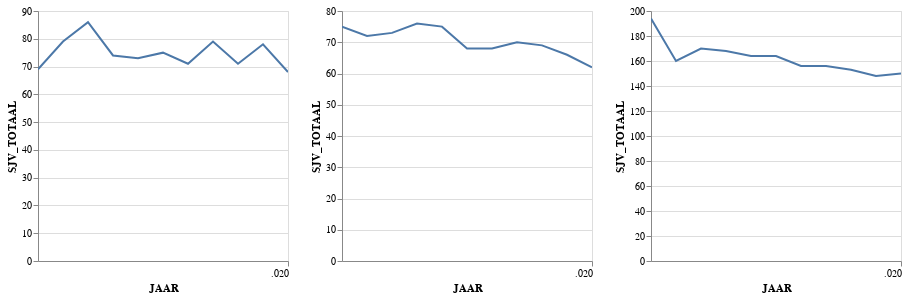

Source (notebook cell):
### Markdown cell above
# QC plot for 3 PC6's

### Code cell
df1 =df_verbruik[df_verbruik['POSTCODE_VAN'] == '4251AB']
df2 =df_verbruik[df_verbruik['POSTCODE_VAN'] == '6373HA']
df3 =df_verbruik[df_verbruik['POSTCODE_VAN'] == '9998XB']


pc6_1 = alt.Chart(df1.reset_index()).mark_line(clip=True).encode(
                     alt.X('JAAR:T'),
                     alt.Y('SJV_TOTAAL:Q'),
                     ).properties(width=250,height=250)
    
pc6_2 = alt.Chart(df2.reset_index()).mark_line(clip=True).encode(
                     alt.X('JAAR:T'),
                     alt.Y('SJV_TOTAAL:Q'),
                     ).properties(width=250,height=250)

pc6_3 = alt.Chart(df3.reset_index()).mark_line(clip=True).encode(
                     alt.X('JAAR:T'),
                     alt.Y('SJV_TOTAAL:Q'),
                     ).properties(width=250,height=250)


pc6_1 | pc6_2 | pc6_3

### Figure 1 — Vega-Lite specification as saved in the notebook (floating-point values rounded to 4 significant figures)
{"config": {"view": {"continuousWidth": 400, "continuousHeight": 300}}, "hconcat": [{"data": {"name": "data-c5c5cae2521c75e222a3f5251d6915b6"}, "mark": {"type": "line", "clip": true}, "encoding": {"x": {"type": "temporal", "field": "JAAR"}, "y": {"type": "quantitative", "field": "SJV_TOTAAL"}}, "height": 250, "width": 250}, {"data": {"name": "data-112d741ab0badf802911d7127450ea26"}, "mark": {"type": "line", "clip": true}, "encoding": {"x": {"type": "temporal", "field": "JAAR"}, "y": {"type": "quantitative", "field": "SJV_TOTAAL"}}, "height": 250, "width": 250}, {"data": {"name": "data-c78902f6d0bb2c7f4d7c7ff8fe0925c2"}, "mark": {"type": "line", "clip": true}, "encoding": {"x": {"type": "temporal", "field": "JAAR"}, "y": {"type": "quantitative", "field": "SJV_TOTAAL"}}, "height": 250, "width": 250}], "$schema": "https://vega.github.io/schema/vega-lite/v4.8.1.json", "datasets": {"data-c5c5cae2521c75e222a3f5251d6915b6": [{"index": 0, "NETBEHEERDER": "Enexis B.V.", "NETGEBIED": "ENEXIS", "STRAATNAAM": "Sasdijk", "POSTCODE_VAN": "4251AB", "POSTCODE_TOT": "4251AB", "WOONPLAATS": "WERKENDAM", "LANDCODE": "NL", "PRODUCTSOORT": "ELK", "VERBRUIKSSEGMENT": "KVB", "LEVERINGSRICHTING_PERC": 100.0, "AANSLUITINGEN_AANTAL": 16, "FYSIEKE_STATUS_PERC": 100, "SOORT_AANSLUITING_PERC": 0.0, "SOORT_AANSLUITING": "1X25", "SJV_GEMIDDELD": 4282.0, "SJV_LAAG_TARIEF_PERC": 25.0, "SLIMME_METER_PERC": 0.0, "JAAR": 2010, "PC4": 4251, "SJV_TOTAAL": 69.0, "RES": "West-Brabant"}, {"index": 107377, "NETBEHEERDER": "Enexis B.V.", "NETGEBIED": "ENEXIS", "STRAATNAAM": "Sasdijk", "POSTCODE_VAN": "4251AB", "POSTCODE_TOT": "4251AB", "WOONPLAATS": "WERKENDAM", "LANDCODE": "NL", "PRODUCTSOORT": "ELK", "VERBRUIKSSEGMENT": "KVB", "LEVERINGSRICHTING_PERC": 100.0, "AANSLUITINGEN_AANTAL": 16, "FYSIEKE_STATUS_PERC": 100, "SOORT_AANSLUITING_PERC": 50.0, "SOORT_AANSLUITING": "1X25", "SJV_GEMIDDELD": 4961.0, "SJV_LAAG_TARIEF_PERC": 34.0, "SLIMME_METER_PERC": 0.0, "JAAR": 2011, "PC4": 4251, "SJV_TOTAAL": 79.0, "RES": "West-Brabant"}, {"index": 215676, "NETBEHEERDER": "Enexis B.V.", "NETGEBIED": "ENEXIS", "STRAATNAAM": "Sasdijk", "POSTCODE_VAN": "4251AB", "POSTCODE_TOT": "4251AB", "WOONPLAATS": "WERKENDAM", "LANDCODE": "NL", "PRODUCTSOORT": "ELK", "VERBRUIKSSEGMENT": "KVB", "LEVERINGSRICHTING_PERC": 100.0, "AANSLUITINGEN_AANTAL": 16, "FYSIEKE_STATUS_PERC": 100, "SOORT_AANSLUITING_PERC": 50.0, "SOORT_AANSLUITING": "1X25", "SJV_GEMIDDELD": 5369.0, "SJV_LAAG_TARIEF_PERC": 37.0, "SLIMME_METER_PERC": 0.0, "JAAR": 2012, "PC4": 4251, "SJV_TOTAAL": 86.0, "RES": "West-Brabant"}, {"index": 325484, "NETBEHEERDER": "Enexis B.V.", "NETGEBIED": "ENEXIS", "STRAATNAAM": "Sasdijk", "POSTCODE_VAN": "4251AB", "POSTCODE_TOT": "4251AB", "WOONPLAATS": "WERKENDAM", "LANDCODE": "NL", "PRODUCTSOORT": "ELK", "VERBRUIKSSEGMENT": "KVB", "LEVERINGSRICHTING_PERC": 100.0, "AANSLUITINGEN_AANTAL": 16, "FYSIEKE_STATUS_PERC": 100, "SOORT_AANSLUITING_PERC": 50.0, "SOORT_AANSLUITING": "1X25", "SJV_GEMIDDELD": 4597.0, "SJV_LAAG_TARIEF_PERC": 31.0, "SLIMME_METER_PERC": 0.0, "JAAR": 2013, "PC4": 4251, "SJV_TOTAAL": 74.0, "RES": "West-Brabant"}, {"index": 438732, "NETBEHEERDER": "Enexis B.V.", "NETGEBIED": "ENEXIS", "STRAATNAAM": "Sasdijk", "POSTCODE_VAN": "4251AB", "POSTCODE_TOT": "4251AB", "WOONPLAATS": "WERKENDAM", "LANDCODE": "NL", "PRODUCTSOORT": "ELK", "VERBRUIKSSEGMENT": "KVB", "LEVERINGSRICHTING_PERC": 100.0, "AANSLUITINGEN_AANTAL": 16, "FYSIEKE_STATUS_PERC": 100, "SOORT_AANSLUITING_PERC": 50.0, "SOORT_AANSLUITING": "1X25", "SJV_GEMIDDELD": 4589.0, "SJV_LAAG_TARIEF_PERC": 18.0, "SLIMME_METER_PERC": 0.0, "JAAR": 2014, "PC4": 4251, "SJV_TOTAAL": 73.0, "RES": "West-Brabant"}, {"index": 552376, "NETBEHEERDER": "Enexis B.V.", "NETGEBIED": "ENEXIS", "STRAATNAAM": "Sasdijk", "POSTCODE_VAN": "4251AB", "POSTCODE_TOT": "4251AB", "WOONPLAATS": "WERKENDAM", "LANDCODE": "NL", "PRODUCTSOORT": "ELK", "VERBRUIKSSEGMENT": "KVB", "LEVERINGSRICHTING_PERC": 100.0, "AANSLUITINGEN_AANTAL": 16, "FYSIEKE_STATUS_PERC": 100, "SOORT_AANSLUITING_PERC": 50.0, "SOORT_AANSLUITING": "1X25", "SJV_GEMIDDELD": 4716.0, "SJV_LAAG_TARIEF_PERC": 27.0, "SLIMME_METER_PERC": 6.0, "JAAR": 2015, "PC4": 4251, "SJV_TOTAAL": 75.0, "RES": "West-Brabant"}, {"index": 666365, "NETBEHEERDER": "Enexis B.V.", "NETGEBIED": "ENEXIS", "STRAATNAAM": "Sasdijk", "POSTCODE_VAN": "4251AB", "POSTCODE_TOT": "4251AB", "WOONPLAATS": "WERKENDAM", "LANDCODE": "NL", "PRODUCTSOORT": "ELK", "VERBRUIKSSEGMENT": "KVB", "LEVERINGSRICHTING_PERC": 100.0, "AANSLUITINGEN_AANTAL": 15, "FYSIEKE_STATUS_PERC": 100, "SOORT_AANSLUITING_PERC": 47.0, "SOORT_AANSLUITING": "1x25", "SJV_GEMIDDELD": 4728.0, "SJV_LAAG_TARIEF_PERC": 29.0, "SLIMME_METER_PERC": 7.0, "JAAR": 2016, "PC4": 4251, "SJV_TOTAAL": 71.0, "RES": "West-Brabant"}, {"index": 776943, "NETBEHEERDER": "Enexis B.V.", "NETGEBIED": "ENEXIS", "STRAATNAAM": "Sasdijk", "POSTCODE_VAN": "4251AB", "POSTCODE_TOT": "4251AB", "WOONPLAATS": "WERKENDAM", "LANDCODE": "NL", "PRODUCTSOORT": "ELK", "VERBRUIKSSEGMENT": "KVB", "LEVERINGSRICHTING_PERC": 100.0, "AANSLUITINGEN_AANTAL": 16, "FYSIEKE_STATUS_PERC": 100, "SOORT_AANSLUITING_PERC": 44.0, "SOORT_AANSLUITING": "1x25", "SJV_GEMIDDELD": 4946.0, "SJV_LAAG_TARIEF_PERC": 30.0, "SLIMME_METER_PERC": 13.0, "JAAR": 2017, "PC4": 4251, "SJV_TOTAAL": 79.0, "RES": "West-Brabant"}, {"index": 892517, "NETBEHEERDER": "Enexis B.V.", "NETGEBIED": "ENEXIS", "STRAATNAAM": "Sasdijk", "POSTCODE_VAN": "4251AB", "POSTCODE_TOT": "4251AB", "WOONPLAATS": "WERKENDAM", "LANDCODE": "NL", "PRODUCTSOORT": "ELK", "VERBRUIKSSEGMENT": "KVB", "LEVERINGSRICHTING_PERC": 100.0, "AANSLUITINGEN_AANTAL": 17, "FYSIEKE_STATUS_PERC": 100, "SOORT_AANSLUITING_PERC": 41.18, "SOORT_AANSLUITING": "1x25", "SJV_GEMIDDELD": 4149.0, "SJV_LAAG_TARIEF_PERC": 28.33, "SLIMME_METER_PERC": 29.41, "JAAR": 2018, "PC4": 4251, "SJV_TOTAAL": 71.0, "RES": "West-Brabant"}, {"index": 1016680, "NETBEHEERDER": "Enexis B.V.", "NETGEBIED": "ENEXIS", "STRAATNAAM": "Sasdijk", "POSTCODE_VAN": "4251AB", "POSTCODE_TOT": "4251AB", "WOONPLAATS": "WERKENDAM", "LANDCODE": "NL", "PRODUCTSOORT": "ELK", "VERBRUIKSSEGMENT": "KVB", "LEVERINGSRICHTING_PERC": 100.0, "AANSLUITINGEN_AANTAL": 17, "FYSIEKE_STATUS_PERC": 100, "SOORT_AANSLUITING_PERC": 41.18, "SOORT_AANSLUITING": "1x25", "SJV_GEMIDDELD": 4614.0, "SJV_LAAG_TARIEF_PERC": 34.24, "SLIMME_METER_PERC": 41.18, "JAAR": 2019, "PC4": 4251, "SJV_TOTAAL": 78.0, "RES": "West-Brabant"}, {"index": 1141266, "NETBEHEERDER": "Enexis B.V.", "NETGEBIED": "ENEXIS", "STRAATNAAM": "Sasdijk", "POSTCODE_VAN": "4251AB", "POSTCODE_TOT": "4251AB", "WOONPLAATS": "WERKENDAM", "LANDCODE": "NL", "PRODUCTSOORT": "ELK", "VERBRUIKSSEGMENT": "KVB", "LEVERINGSRICHTING_PERC": 94.12, "AANSLUITINGEN_AANTAL": 17, "FYSIEKE_STATUS_PERC": 100, "SOORT_AANSLUITING_PERC": 41.18, "SOORT_AANSLUITING": "1x25", "SJV_GEMIDDELD": 4023.0, "SJV_LAAG_TARIEF_PERC": 35.36, "SLIMME_METER_PERC": 47.06, "JAAR": 2020, "PC4": 4251, "SJV_TOTAAL": 68.0, "RES": "West-Brabant"}], "data-112d741ab0badf802911d7127450ea26": [{"index": 58955, "NETBEHEERDER": "Enexis B.V.", "NETGEBIED": "ENEXIS", "STRAATNAAM": "Apollolaan", "POSTCODE_VAN": "6373HA", "POSTCODE_TOT": "6373HA", "WOONPLAATS": "LANDGRAAF", "LANDCODE": "NL", "PRODUCTSOORT": "ELK", "VERBRUIKSSEGMENT": "KVB", "LEVERINGSRICHTING_PERC": 100.0, "AANSLUITINGEN_AANTAL": 20, "FYSIEKE_STATUS_PERC": 100, "SOORT_AANSLUITING_PERC": 0.0, "SOORT_AANSLUITING": "1X25", "SJV_GEMIDDELD": 3756.0, "SJV_LAAG_TARIEF_PERC": 47.0, "SLIMME_METER_PERC": 0.0, "JAAR": 2010, "PC4": 6373, "SJV_TOTAAL": 75.0, "RES": "Zuid-Limburg"}, {"index": 166855, "NETBEHEERDER": "Enexis B.V.", "NETGEBIED": "ENEXIS", "STRAATNAAM": "Apollolaan", "POSTCODE_VAN": "6373HA", "POSTCODE_TOT": "6373HA", "WOONPLAATS": "LANDGRAAF", "LANDCODE": "NL", "PRODUCTSOORT": "ELK", "VERBRUIKSSEGMENT": "KVB", "LEVERINGSRICHTING_PERC": 100.0, "AANSLUITINGEN_AANTAL": 20, "FYSIEKE_STATUS_PERC": 100, "SOORT_AANSLUITING_PERC": 55.0, "SOORT_AANSLUITING": "1X25", "SJV_GEMIDDELD": 3618.0, "SJV_LAAG_TARIEF_PERC": 46.0, "SLIMME_METER_PERC": 0.0, "JAAR": 2011, "PC4": 6373, "SJV_TOTAAL": 72.0, "RES": "Zuid-Limburg"}, {"index": 275877, "NETBEHEERDER": "Enexis B.V.", "NETGEBIED": "ENEXIS", "STRAATNAAM": "Apollolaan", "POSTCODE_VAN": "6373HA", "POSTCODE_TOT": "6373HA", "WOONPLAATS": "LANDGRAAF", "LANDCODE": "NL", "PRODUCTSOORT": "ELK", "VERBRUIKSSEGMENT": "KVB", "LEVERINGSRICHTING_PERC": 100.0, "AANSLUITINGEN_AANTAL": 20, "FYSIEKE_STATUS_PERC": 100, "SOORT_AANSLUITING_PERC": 50.0, "SOORT_AANSLUITING": "1X25", "SJV_GEMIDDELD": 3658.0, "SJV_LAAG_TARIEF_PERC": 44.0, "SLIMME_METER_PERC": 0.0, "JAAR": 2012, "PC4": 6373, "SJV_TOTAAL": 73.0, "RES": "Zuid-Limburg"}, {"index": 386531, "NETBEHEERDER": "Enexis B.V.", "NETGEBIED": "ENEXIS", "STRAATNAAM": "Apollolaan", "POSTCODE_VAN": "6373HA", "POSTCODE_TOT": "6373HA", "WOONPLAATS": "LANDGRAAF", "LANDCODE": "NL", "PRODUCTSOORT": "ELK", "VERBRUIKSSEGMENT": "KVB", "LEVERINGSRICHTING_PERC": 100.0, "AANSLUITINGEN_AANTAL": 22, "FYSIEKE_STATUS_PERC": 100, "SOORT_AANSLUITING_PERC": 55.0, "SOORT_AANSLUITING": "1X25", "SJV_GEMIDDELD": 3464.0, "SJV_LAAG_TARIEF_PERC": 46.0, "SLIMME_METER_PERC": 0.0, "JAAR": 2013, "PC4": 6373, "SJV_TOTAAL": 76.0, "RES": "Zuid-Limburg"}, {"index": 499997, "NETBEHEERDER": "Enexis B.V.", "NETGEBIED": "ENEXIS", "STRAATNAAM": "Apollolaan", "POSTCODE_VAN": "6373HA", "POSTCODE_TOT": "6373HA", "WOONPLAATS": "LANDGRAAF", "LANDCODE": "NL", "PRODUCTSOORT": "ELK", "VERBRUIKSSEGMENT": "KVB", "LEVERINGSRICHTING_PERC": 100.0, "AANSLUITINGEN_AANTAL": 22, "FYSIEKE_STATUS_PERC": 100, "SOORT_AANSLUITING_PERC": 50.0, "SOORT_AANSLUITING": "1X25", "SJV_GEMIDDELD": 3402.0, "SJV_LAAG_TARIEF_PERC": 45.0, "SLIMME_METER_PERC": 9.0, "JAAR": 2014, "PC4": 6373, "SJV_TOTAAL": 75.0, "RES": "Zuid-Limburg"}, {"index": 613828, "NETBEHEERDER": "Enexis B.V.", "NETGEBIED": "ENEXIS", "STRAATNAAM": "Apollolaan", "POSTCODE_VAN": "6373HA", "POSTCODE_TOT": "6373HA", "WOONPLAATS": "LANDGRAAF", "LANDCODE": "NL", "PRODUCTSOORT": "ELK", "VERBRUIKSSEGMENT": "KVB", "LEVERINGSRICHTING_PERC": 100.0, "AANSLUITINGEN_AANTAL": 22, "FYSIEKE_STATUS_PERC": 100, "SOORT_AANSLUITING_PERC": 50.0, "SOORT_AANSLUITING": "1X25", "SJV_GEMIDDELD": 3093.0, "SJV_LAAG_TARIEF_PERC": 45.0, "SLIMME_METER_PERC": 9.0, "JAAR": 2015, "PC4": 6373, "SJV_TOTAAL": 68.0, "RES": "Zuid-Limburg"}, {"index": 727949, "NETBEHEERDER": "Enexis B.V.", "NETGEBIED": "ENEXIS", "STRAATNAAM": "Apollolaan", "POSTCODE_VAN": "6373HA", "POSTCODE_TOT": "6373HA", "WOONPLAATS": "LANDGRAAF", "LANDCODE": "NL", "PRODUCTSOORT": "ELK", "VERBRUIKSSEGMENT": "KVB", "LEVERINGSRICHTING_PERC": 95.0, "AANSLUITINGEN_AANTAL": 22, "FYSIEKE_STATUS_PERC": 100, "SOORT_AANSLUITING_PERC": 50.0, "SOORT_AANSLUITING": "1x25", "SJV_GEMIDDELD": 3094.0, "SJV_LAAG_TARIEF_PERC": 47.0, "SLIMME_METER_PERC": 14.0, "JAAR": 2016, "PC4": 6373, "SJV_TOTAAL": 68.0, "RES": "Zuid-Limburg"}, {"index": 843361, "NETBEHEERDER": "Enexis B.V.", "NETGEBIED": "ENEXIS", "STRAATNAAM": "Apollolaan", "POSTCODE_VAN": "6373HA", "POSTCODE_TOT": "6373HA", "WOONPLAATS": "LANDGRAAF", "LANDCODE": "NL", "PRODUCTSOORT": "ELK", "VERBRUIKSSEGMENT": "KVB", "LEVERINGSRICHTING_PERC": 95.0, "AANSLUITINGEN_AANTAL": 22, "FYSIEKE_STATUS_PERC": 100, "SOORT_AANSLUITING_PERC": 55.0, "SOORT_AANSLUITING": "1x25", "SJV_GEMIDDELD": 3174.0, "SJV_LAAG_TARIEF_PERC": 46.0, "SLIMME_METER_PERC": 18.0, "JAAR": 2017, "PC4": 6373, "SJV_TOTAAL": 70.0, "RES": "Zuid-Limburg"}, {"index": 963920, "NETBEHEERDER": "Enexis B.V.", "NETGEBIED": "ENEXIS", "STRAATNAAM": "Apollolaan", "POSTCODE_VAN": "6373HA", "POSTCODE_TOT": "6373HA", "WOONPLAATS": "LANDGRAAF", "LANDCODE": "NL", "PRODUCTSOORT": "ELK", "VERBRUIKSSEGMENT": "KVB", "LEVERINGSRICHTING_PERC": 90.91, "AANSLUITINGEN_AANTAL": 22, "FYSIEKE_STATUS_PERC": 100, "SOORT_AANSLUITING_PERC": 50.0, "SOORT_AANSLUITING": "1x25", "SJV_GEMIDDELD": 3156.0, "SJV_LAAG_TARIEF_PERC": 45.33, "SLIMME_METER_PERC": 22.73, "JAAR": 2018, "PC4": 6373, "SJV_TOTAAL": 69.0, "RES": "Zuid-Limburg"}, {"index": 1088356, "NETBEHEERDER": "Enexis B.V.", "NETGEBIED": "ENEXIS", "STRAATNAAM": "Apollolaan", "POSTCODE_VAN": "6373HA", "POSTCODE_TOT": "6373HA", "WOONPLAATS": "LANDGRAAF", "LANDCODE": "NL", "PRODUCTSOORT": "ELK", "VERBRUIKSSEGMENT": "KVB", "LEVERINGSRICHTING_PERC": 68.18, "AANSLUITINGEN_AANTAL": 22, "FYSIEKE_STATUS_PERC": 100, "SOORT_AANSLUITING_PERC": 54.55, "SOORT_AANSLUITING": "1x35", "SJV_GEMIDDELD": 2994.0, "SJV_LAAG_TARIEF_PERC": 54.21, "SLIMME_METER_PERC": 72.73, "JAAR": 2019, "PC4": 6373, "SJV_TOTAAL": 66.0, "RES": "Zuid-Limburg"}, {"index": 1213100, "NETBEHEERDER": "Enexis B.V.", "NETGEBIED": "ENEXIS", "STRAATNAAM": "Apollolaan", "POSTCODE_VAN": "6373HA", "POSTCODE_TOT": "6373HA", "WOONPLAATS": "LANDGRAAF", "LANDCODE": "NL", "PRODUCTSOORT": "ELK", "VERBRUIKSSEGMENT": "KVB", "LEVERINGSRICHTING_PERC": 68.18, "AANSLUITINGEN_AANTAL": 22, "FYSIEKE_STATUS_PERC": 100, "SOORT_AANSLUITING_PERC": 59.09, "SOORT_AANSLUITING": "1x35", "SJV_GEMIDDELD": 2840.0, "SJV_LAAG_TARIEF_PERC": 53.15, "SLIMME_METER_PERC": 72.73, "JAAR": 2020, "PC4": 6373, "SJV_TOTAAL": 62.0, "RES": "Zuid-Limburg"}], "data-c78902f6d0bb2c7f4d7c7ff8fe0925c2": [{"index": 107373, "NETBEHEERDER": "Enexis B.V.", "NETGEBIED": "ENEXIS", "STRAATNAAM": "Jacob Tilbusscherweg", "POSTCODE_VAN": "9998XB", "POSTCODE_TOT": "9998XB", "WOONPLAATS": "ROTTUM GN", "LANDCODE": "NL", "PRODUCTSOORT": "ELK", "VERBRUIKSSEGMENT": "KVB", "LEVERINGSRICHTING_PERC": 100.0, "AANSLUITINGEN_AANTAL": 19, "FYSIEKE_STATUS_PERC": 100, "SOORT_AANSLUITING_PERC": 0.0, "SOORT_AANSLUITING": "3X25", "SJV_GEMIDDELD": 10190.0, "SJV_LAAG_TARIEF_PERC": 45.0, "SLIMME_METER_PERC": 0.0, "JAAR": 2010, "PC4": 9998, "SJV_TOTAAL": 194.0, "RES": "Groningen"}, {"index": 215672, "NETBEHEERDER": "Enexis B.V.", "NETGEBIED": "ENEXIS", "STRAATNAAM": "Jacob Tilbusscherweg", "POSTCODE_VAN": "9998XB", "POSTCODE_TOT": "9998XB", "WOONPLAATS": "ROTTUM GN", "LANDCODE": "NL", "PRODUCTSOORT": "ELK", "VERBRUIKSSEGMENT": "KVB", "LEVERINGSRICHTING_PERC": 100.0, "AANSLUITINGEN_AANTAL": 19, "FYSIEKE_STATUS_PERC": 100, "SOORT_AANSLUITING_PERC": 53.0, "SOORT_AANSLUITING": "3X25", "SJV_GEMIDDELD": 8421.0, "SJV_LAAG_TARIEF_PERC": 48.0, "SLIMME_METER_PERC": 0.0, "JAAR": 2011, "PC4": 9998, "SJV_TOTAAL": 160.0, "RES": "Groningen"}, {"index": 325480, "NETBEHEERDER": "Enexis", "NETGEBIED": "ENEXIS", "STRAATNAAM": "Jacob Tilbusscherweg", "POSTCODE_VAN": "9998XB", "POSTCODE_TOT": "9998XB", "WOONPLAATS": "ROTTUM GN", "LANDCODE": "NL", "PRODUCTSOORT": "ELK", "VERBRUIKSSEGMENT": "KVB", "LEVERINGSRICHTING_PERC": 100.0, "AANSLUITINGEN_AANTAL": 19, "FYSIEKE_STATUS_PERC": 100, "SOORT_AANSLUITING_PERC": 53.0, "SOORT_AANSLUITING": "3X25", "SJV_GEMIDDELD": 8958.0, "SJV_LAAG_TARIEF_PERC": 44.0, "SLIMME_METER_PERC": 0.0, "JAAR": 2012, "PC4": 9998, "SJV_TOTAAL": 170.0, "RES": "Groningen"}, {"index": 438728, "NETBEHEERDER": "Enexis", "NETGEBIED": "ENEXIS", "STRAATNAAM": "Jacob Tilbusscherweg", "POSTCODE_VAN": "9998XB", "POSTCODE_TOT": "9998XB", "WOONPLAATS": "ROTTUM GN", "LANDCODE": "NL", "PRODUCTSOORT": "ELK", "VERBRUIKSSEGMENT": "KVB", "LEVERINGSRICHTING_PERC": 100.0, "AANSLUITINGEN_AANTAL": 21, "FYSIEKE_STATUS_PERC": 100, "SOORT_AANSLUITING_PERC": 52.0, "SOORT_AANSLUITING": "3X25", "SJV_GEMIDDELD": 7985.0, "SJV_LAAG_TARIEF_PERC": 45.0, "SLIMME_METER_PERC": 0.0, "JAAR": 2013, "PC4": 9998, "SJV_TOTAAL": 168.0, "RES": "Groningen"}, {"index": 552372, "NETBEHEERDER": "Enexis", "NETGEBIED": "ENEXIS", "STRAATNAAM": "Jacob Tilbusscherweg", "POSTCODE_VAN": "9998XB", "POSTCODE_TOT": "9998XB", "WOONPLAATS": "ROTTUM GN", "LANDCODE": "NL", "PRODUCTSOORT": "ELK", "VERBRUIKSSEGMENT": "KVB", "LEVERINGSRICHTING_PERC": 100.0, "AANSLUITINGEN_AANTAL": 21, "FYSIEKE_STATUS_PERC": 100, "SOORT_AANSLUITING_PERC": 52.0, "SOORT_AANSLUITING": "3X25", "SJV_GEMIDDELD": 7823.0, "SJV_LAAG_TARIEF_PERC": 45.0, "SLIMME_METER_PERC": 5.0, "JAAR": 2014, "PC4": 9998, "SJV_TOTAAL": 164.0, "RES": "Groningen"}, {"index": 666361, "NETBEHEERDER": "Enexis", "NETGEBIED": "ENEXIS", "STRAATNAAM": "Jacob Tilbusscherweg", "POSTCODE_VAN": "9998XB", "POSTCODE_TOT": "9998XB", "WOONPLAATS": "ROTTUM GN", "LANDCODE": "NL", "PRODUCTSOORT": "ELK", "VERBRUIKSSEGMENT": "KVB", "LEVERINGSRICHTING_PERC": 95.0, "AANSLUITINGEN_AANTAL": 21, "FYSIEKE_STATUS_PERC": 100, "SOORT_AANSLUITING_PERC": 52.0, "SOORT_AANSLUITING": "3X25", "SJV_GEMIDDELD": 7830.0, "SJV_LAAG_TARIEF_PERC": 44.0, "SLIMME_METER_PERC": 19.0, "JAAR": 2015, "PC4": 9998, "SJV_TOTAAL": 164.0, "RES": "Groningen"}, {"index": 776938, "NETBEHEERDER": "Enexis B.V.", "NETGEBIED": "ENEXIS", "STRAATNAAM": "Jacob Tilbusscherweg", "POSTCODE_VAN": "9998XB", "POSTCODE_TOT": "9998XB", "WOONPLAATS": "ROTTUM GN", "LANDCODE": "NL", "PRODUCTSOORT": "ELK", "VERBRUIKSSEGMENT": "KVB", "LEVERINGSRICHTING_PERC": 85.0, "AANSLUITINGEN_AANTAL": 20, "FYSIEKE_STATUS_PERC": 100, "SOORT_AANSLUITING_PERC": 50.0, "SOORT_AANSLUITING": "3x25", "SJV_GEMIDDELD": 7786.0, "SJV_LAAG_TARIEF_PERC": 45.0, "SLIMME_METER_PERC": 20.0, "JAAR": 2016, "PC4": 9998, "SJV_TOTAAL": 156.0, "RES": "Groningen"}, {"index": 892512, "NETBEHEERDER": "Enexis B.V.", "NETGEBIED": "ENEXIS", "STRAATNAAM": "Jacob Tilbusscherweg", "POSTCODE_VAN": "9998XB", "POSTCODE_TOT": "9998XB", "WOONPLAATS": "ROTTUM GN", "LANDCODE": "NL", "PRODUCTSOORT": "ELK", "VERBRUIKSSEGMENT": "KVB", "LEVERINGSRICHTING_PERC": 81.0, "AANSLUITINGEN_AANTAL": 21, "FYSIEKE_STATUS_PERC": 100, "SOORT_AANSLUITING_PERC": 52.0, "SOORT_AANSLUITING": "3x25", "SJV_GEMIDDELD": 7428.0, "SJV_LAAG_TARIEF_PERC": 57.0, "SLIMME_METER_PERC": 33.0, "JAAR": 2017, "PC4": 9998, "SJV_TOTAAL": 156.0, "RES": "Groningen"}, {"index": 1016674, "NETBEHEERDER": "Enexis B.V.", "NETGEBIED": "ENEXIS", "STRAATNAAM": "Jacob Tilbusscherweg", "POSTCODE_VAN": "9998XB", "POSTCODE_TOT": "9998XB", "WOONPLAATS": "ROTTUM GN", "LANDCODE": "NL", "PRODUCTSOORT": "ELK", "VERBRUIKSSEGMENT": "KVB", "LEVERINGSRICHTING_PERC": 76.19, "AANSLUITINGEN_AANTAL": 21, "FYSIEKE_STATUS_PERC": 100, "SOORT_AANSLUITING_PERC": 52.38, "SOORT_AANSLUITING": "3x25", "SJV_GEMIDDELD": 7308.0, "SJV_LAAG_TARIEF_PERC": 50.38, "SLIMME_METER_PERC": 76.19, "JAAR": 2018, "PC4": 9998, "SJV_TOTAAL": 153.0, "RES": "Groningen"}, {"index": 1141260, "NETBEHEERDER": "Enexis B.V.", "NETGEBIED": "ENEXIS", "STRAATNAAM": "Jacob Tilbusscherweg", "POSTCODE_VAN": "9998XB", "POSTCODE_TOT": "9998XB", "WOONPLAATS": "ROTTUM GN", "LANDCODE": "NL", "PRODUCTSOORT": "ELK", "VERBRUIKSSEGMENT": "KVB", "LEVERINGSRICHTING_PERC": 76.19, "AANSLUITINGEN_AANTAL": 21, "FYSIEKE_STATUS_PERC": 100, "SOORT_AANSLUITING_PERC": 57.14, "SOORT_AANSLUITING": "3x25", "SJV_GEMIDDELD": 7035.0, "SJV_LAAG_TARIEF_PERC": 47.49, "SLIMME_METER_PERC": 76.19, "JAAR": 2019, "PC4": 9998, "SJV_TOTAAL": 148.0, "RES": "Groningen"}, {"index": 1266137, "NETBEHEERDER": "Enexis B.V.", "NETGEBIED": "ENEXIS", "STRAATNAAM": "Jacob Tilbusscherweg", "POSTCODE_VAN": "9998XB", "POSTCODE_TOT": "9998XB", "WOONPLAATS": "ROTTUM GN", "LANDCODE": "NL", "PRODUCTSOORT": "ELK", "VERBRUIKSSEGMENT": "KVB", "LEVERINGSRICHTING_PERC": 76.19, "AANSLUITINGEN_AANTAL": 21, "FYSIEKE_STATUS_PERC": 100, "SOORT_AANSLUITING_PERC": 61.9, "SOORT_AANSLUITING": "3x25", "SJV_GEMIDDELD": 7129.0, "SJV_LAAG_TARIEF_PERC": 46.84, "SLIMME_METER_PERC": 76.19, "JAAR": 2020, "PC4": 9998, "SJV_TOTAAL": 150.0, "RES": "Groningen"}]}}
